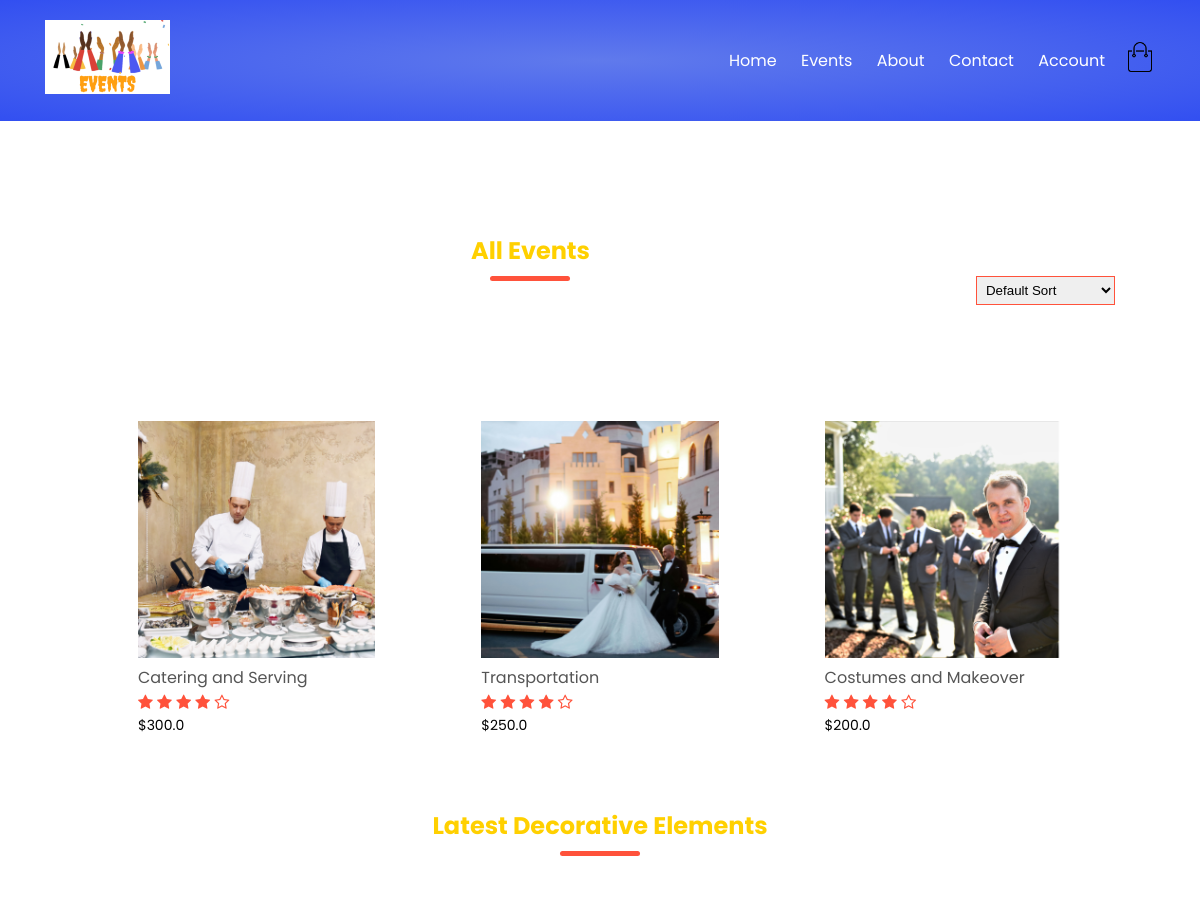
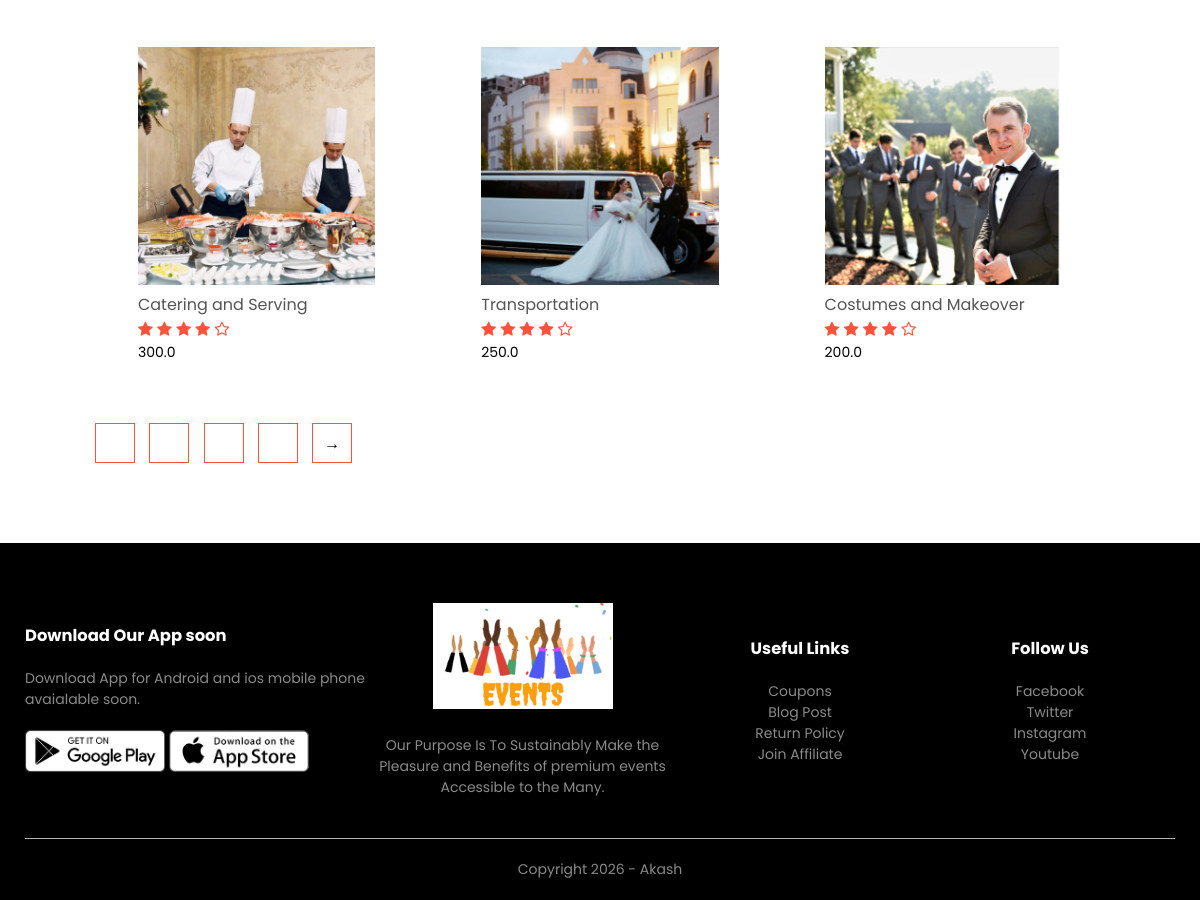
/eventlist?page=4, run on the app's committed database (2 pictures, top to bottom).
### events/models.py (models this page shows, shortened)
class Event(models.Model):
    LIVE=1
    DELETE=0
    DELETE_CHOICES=((LIVE,'Live'),(DELETE,'Delete'))
    title=models.CharField(max_length=200)
    quote=models.FloatField()
    description=models.TextField()
    image=models.ImageField(upload_to='media/')
    priority=models.IntegerField(default=0)
    create_at=models.DateTimeField(auto_now_add=True)
    updated_at=models.DateTimeField(auto_now=True)

### events/views.py (the view)
# urls.py: path('eventlist',views.eventlist,name='eventlist'),
def eventlist(request):
    page=1
    if request.GET:
        page=request.GET.get('page',1)
    events_list=Event.objects.order_by('priority')
    events_paginator=Paginator(events_list,3)
    events_list=events_paginator.get_page(page)
    context={'events': events_list}
    return render(request,'eventlayout.html', context)

### events/templatetags/chunks.py (called while the page is built)
@register.filter(name='chunks')
def chunks(list_data,chunk_size):
    chunk=[]
    i=0
    for data in list_data:
        chunk.append(data)
        i=i+1
        if i == chunk_size:
            yield chunk
            i=0
            chunk=[]
    yield chunk

### templates/eventlayout.html
{% extends 'blanklayout.html' %}
{% block content %}
{% include 'eventelement.html' %}
{% endblock content %}

### templates/eventelement.html (shortened to what this page needs)
{% load static %}
{% load chunks %}
{% load decchunks %}
    <div class="small-container">
        <div class="row row-2">
            <h2 class="title">All Events</h2>
            <select>
                <option>Default Sort</option>
            </select>
        </div>
        {% for event_chunks in events|chunks:4 %}
        <div class="row">
            {% for event in event_chunks %}
            <div class="col-4">
                <a href="{% url 'eventdetails' event.id %}"><img src="{{ event.image.url }}"></a>
                <h4>{{ event.title }}</h4>
                <div class="rating">
                    <i class="fa fa-star"></i>
                    <i class="fa fa-star"></i>
                    <i class="fa fa-star"></i>
                    <i class="fa fa-star"></i>
                    <i class="fa fa-star-o"></i>
                </div>
                <p class="price">${{ event.quote }}</p>
            </div>
            {% endfor %}
        </div>
        {% endfor %}
        <h2 class="title">Latest Decorative Elements</h2>
        {% for decelement_chunks in events|chunks:4 %}
        <div class="row">
            {% for dec in decelement_chunks %}
            <div class="col-4">
                <img src="{{ dec.image.url }}">
                <h4>{{ dec.title }}</h4>
                <div class="rating">
                    <i class="fa fa-star"></i>
                    <i class="fa fa-star"></i>
                    <i class="fa fa-star"></i>
                    <i class="fa fa-star"></i>
                    <i class="fa fa-star-o"></i>
                </div>
                <p class="price">{{ dec.quote }}</p>
            </div>
            {% endfor %}
        </div>
        {% endfor %}
        <div class="page-btn">
            <a href="?page=1"><span>1</span></a>
            <a href="?page=2"><span>2</span></a>
            <a href="?page=3"><span>3</span></a>
            <a href="?page=4"><span>4</span></a>
            <span>&#8594;</span>
        </div>
    </div>

### static/css/style.css (style rules this page uses)
* { margin: 0; padding: 0; box-sizing: border-box; }
body { font-family: 'Poppins', sans-serif; }
a { text-decoration: none; color: #ffffff; }
p { color: #f1f50b; }
.row { display: flex; align-items: center; flex-wrap: wrap; justify-content: space-around; }
.small-container { max-width: 1080px; margin: auto; padding-left: 25px; padding-right: 25px; }
.col-4 { flex-basis: 25%; padding: 10px; min-width: 200px; margin-bottom: 50px; transition: transform 0.5s; }
.col-4 img { width: 100%; }
.price { color: #000000; }
.title { text-align: center; margin: 0 auto 80px; position: relative; line-height: 60px; color: #ffd000; }
.title::after { content: ''; background: #ff523b; width: 80px; height: 5px; border-radius: 5px; position: absolute; bottom: 0; left: 50%; transform: translateX(-50%); }
h4 { color: #555; font-weight: normal; }
.col-4 p { font-size: 14px; }
.rating .fa { color: #ff523b; }
.row-2 { justify-content: space-between; margin: 100px auto 50px; }
select { border: 1px solid #ff523b; padding: 5px; }
.page-btn { margin: 0 auto 80px; }
.page-btn span { display: inline-block; border: 1px solid #ff523b; margin-left: 10px; width: 40px; height: 40px; text-align: center; line-height: 40px; cursor: pointer; }

### data on the page
Event: image (picture), title "Catering and Serving", quote "300.0"
Event: image (picture), title "Transportation", quote "250.0"
Event: image (picture), title "Costumes and Makeover", quote "200.0"
